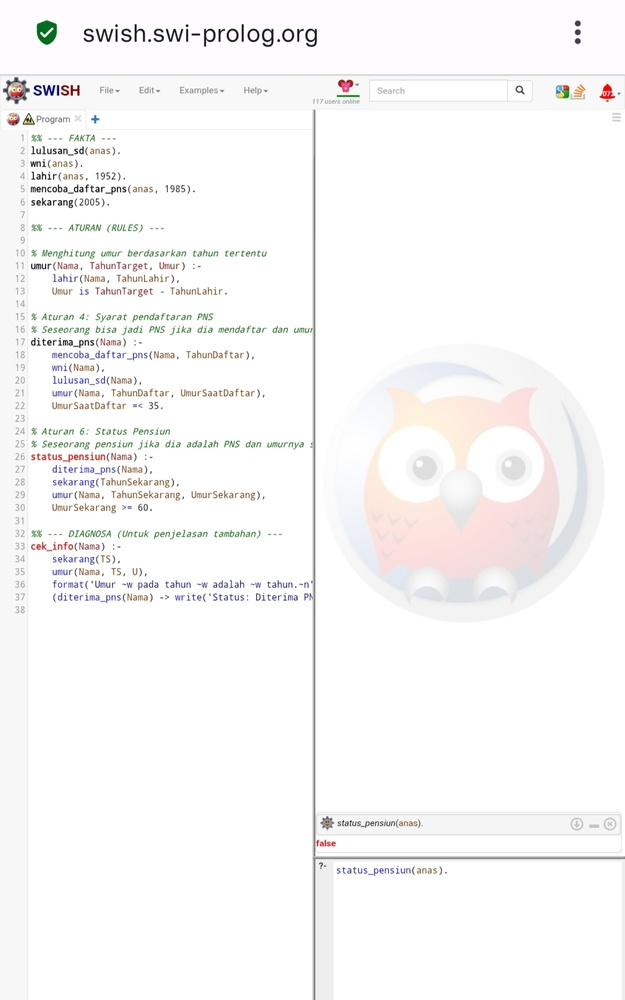
#> input picture Tugas 1.jpg, 625 x 1000 px, shrunk from 1080 x 1729 before the run
$ jupyter execute UTS_Pengolahan_Citra_Digital_Soal_2.ipynb
#> lines starting #> are read from the running program, lines starting #| are printed output that depends on the picture; long printed decimals are rounded
<a href="https://colab.research.google.com/github/indra1236/indra/blob/main/UTS_Pengolahan_Citra_Digital_Soal_2.ipynb" target="_parent"></a>

[cell 1]
import cv2
import numpy as np
import matplotlib.pyplot as plt
from google.colab import files

# Upload gambar
uploaded = files.upload()
#> the answer given: Tugas 1.jpg

# Ambil nama file
image_path = list(uploaded.keys())[0]

# Baca gambar
img = cv2.imread(image_path)
#> img is the input picture: shape (1000, 625, 3); mean B, G, R 247.7, 247.8, 248.7
img_gray = cv2.cvtColor(img, cv2.COLOR_BGR2GRAY)

# =====================
# Definisi Kernel
# =====================

# Low Pass Filter (Blur)
kernel_lpf = (1/9) * np.array([[1,1,1],
                               [1,1,1],
                               [1,1,1]])

# High Pass Filter (Edge Detection)
kernel_hpf = np.array([[-1,-1,-1],
                       [-1, 8,-1],
                       [-1,-1,-1]])

# Band Pass Filter (Sharpening)
kernel_bpf = np.array([[0,-1,0],
                       [-1,5,-1],
                       [0,-1,0]])

# =====================
# Proses Konvolusi
# =====================

lpf = cv2.filter2D(img_gray, -1, kernel_lpf)
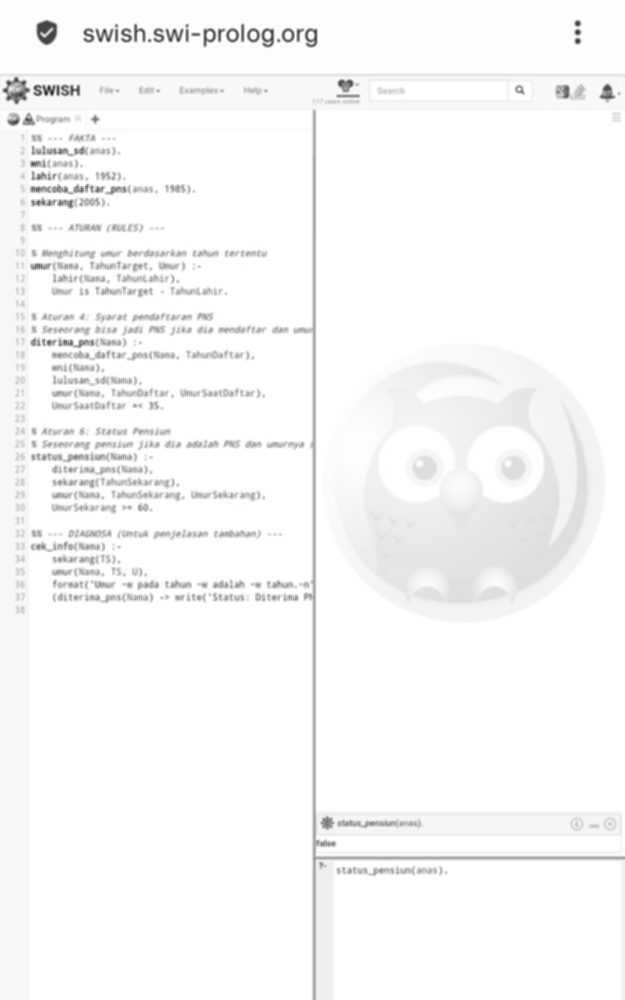
#> lpf: shape (1000, 625); min 38, max 255, mean 248.1
hpf = cv2.filter2D(img_gray, -1, kernel_hpf)
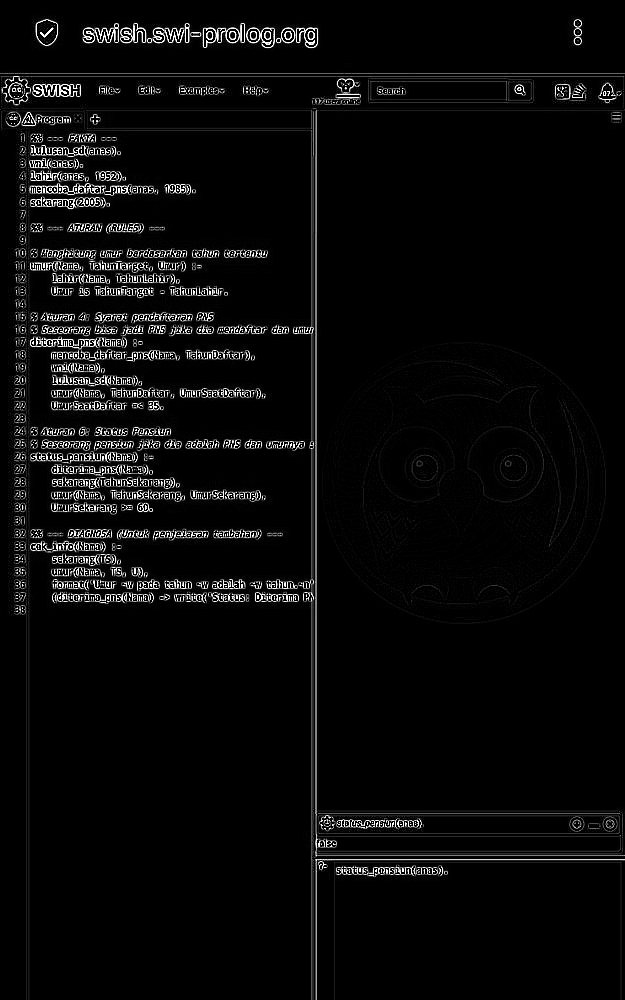
#> hpf: shape (1000, 625); min 0, max 255, mean 10.3
bpf = cv2.filter2D(img_gray, -1, kernel_bpf)
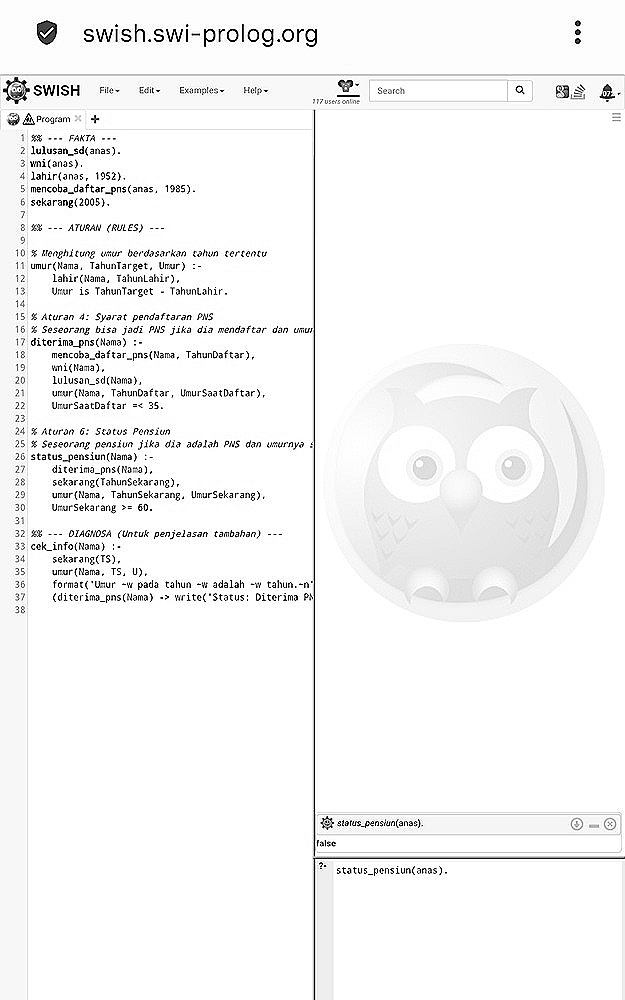
#> bpf: shape (1000, 625); min 0, max 255, mean 245.7

# =====================
# Hitung Rata-rata Piksel
# =====================

mean_original = np.mean(img_gray)
#> mean_original = 248
mean_lpf = np.mean(lpf)
#> mean_lpf = 248.1
mean_hpf = np.mean(hpf)
#> mean_hpf = 10.26
mean_bpf = np.mean(bpf)
#> mean_bpf = 245.7

print("Mean Pixel:")
print(f"Original: {mean_original}")
#| Original: 248.049
print(f"LPF     : {mean_lpf}")
#| LPF     : 248.054
print(f"HPF     : {mean_hpf}")
#| HPF     : 10.264
print(f"BPF     : {mean_bpf}")
#| BPF     : 245.734

# =====================
# Tampilkan Gambar
# =====================

plt.figure(figsize=(10,8))

plt.subplot(2,2,1)
plt.title("Original")
plt.imshow(img_gray, cmap='gray')
plt.axis('off')

plt.subplot(2,2,2)
plt.title("LPF (Blur)")
plt.imshow(lpf, cmap='gray')
plt.axis('off')

plt.subplot(2,2,3)
plt.title("HPF (Edge)")
plt.imshow(hpf, cmap='gray')
plt.axis('off')

plt.subplot(2,2,4)
plt.title("BPF (Sharpen)")
plt.imshow(bpf, cmap='gray')
plt.axis('off')

plt.tight_layout()
plt.show()
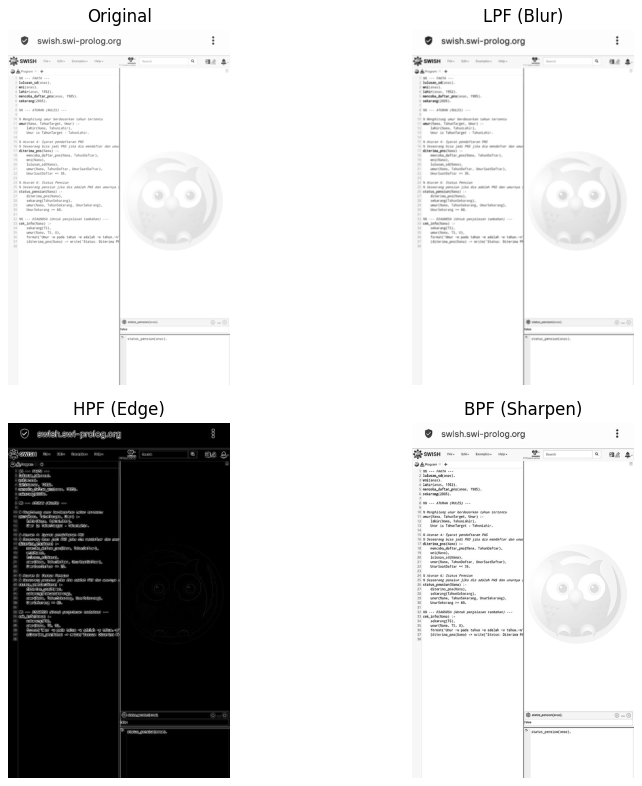
#> figure drawn by matplotlib, 4 panels

$ run again, on tugas 2.jpg
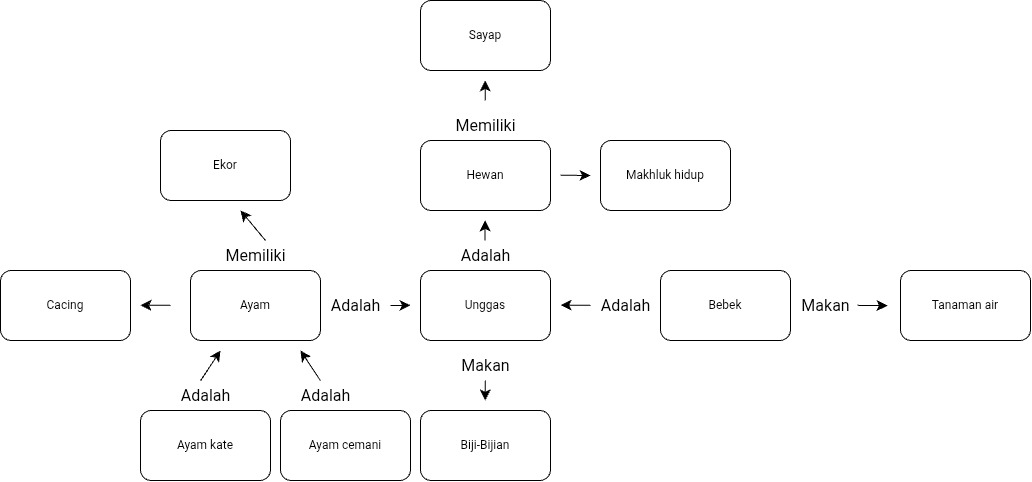
#> input picture tugas 2.jpg, 1032 x 482 px
#> img is the input picture: shape (482, 1032, 3); min 0, max 255, mean 250.7
#> `hpf = cv2.filter2D(img_gray, -1, kernel_hpf)`:
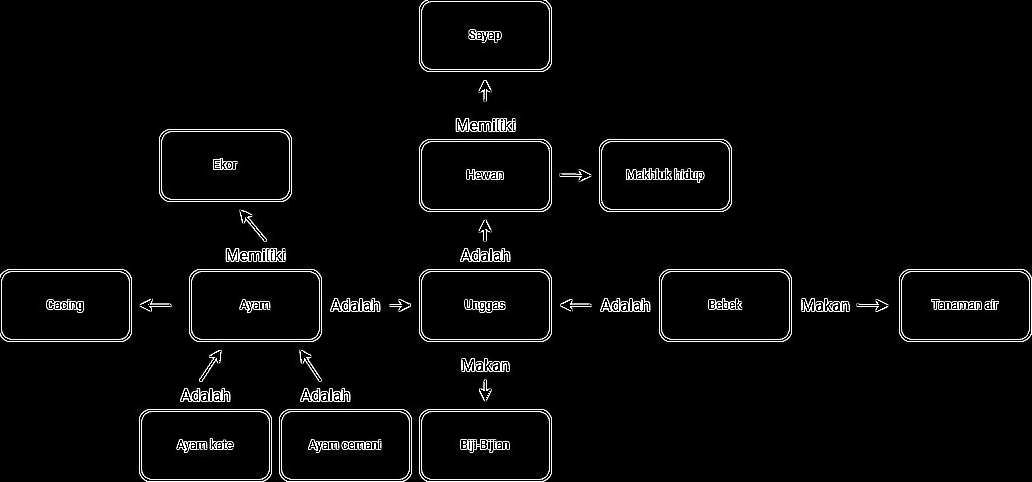
#> hpf: shape (482, 1032); min 0, max 255, mean 8.7
#> mean_original = 250.7
#> mean_lpf = 250.6
#> mean_hpf = 8.69
#> mean_bpf = 250.2
#| Original: 250.663
#| LPF     : 250.627
#| HPF     : 8.692
#| BPF     : 250.25
#> `plt.show()`:
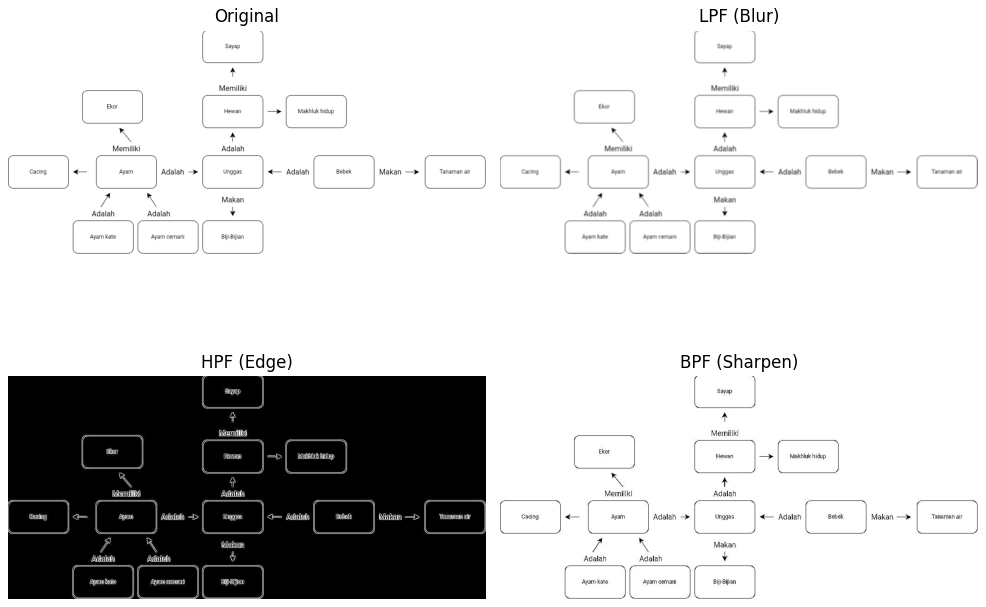
#> figure drawn by matplotlib, 4 panels

$ run again, on knowledge base.jpg
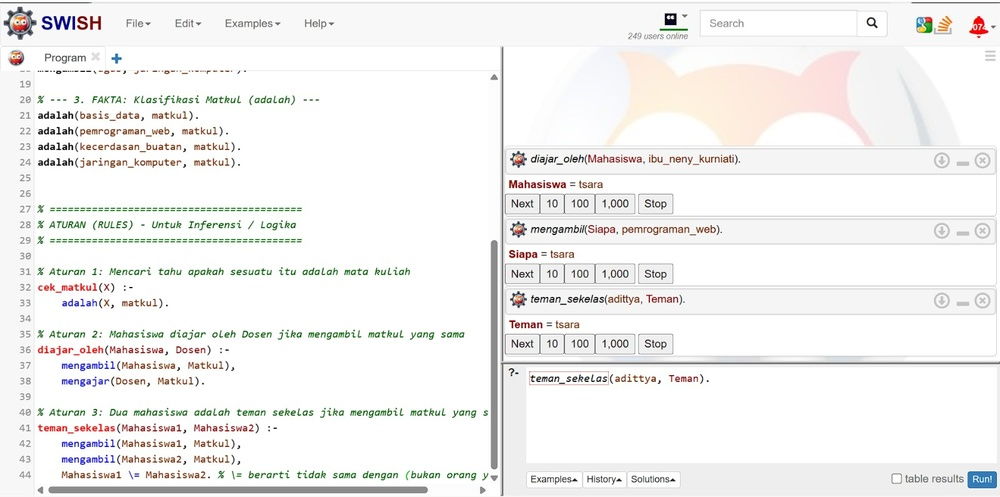
#> input picture knowledge base.jpg, 1000 x 497 px, shrunk from 1600 x 795 before the run
#> img is the input picture: shape (497, 1000, 3); mean B, G, R 240.6, 241.8, 242.4
#> `bpf = cv2.filter2D(img_gray, -1, kernel_bpf)`:
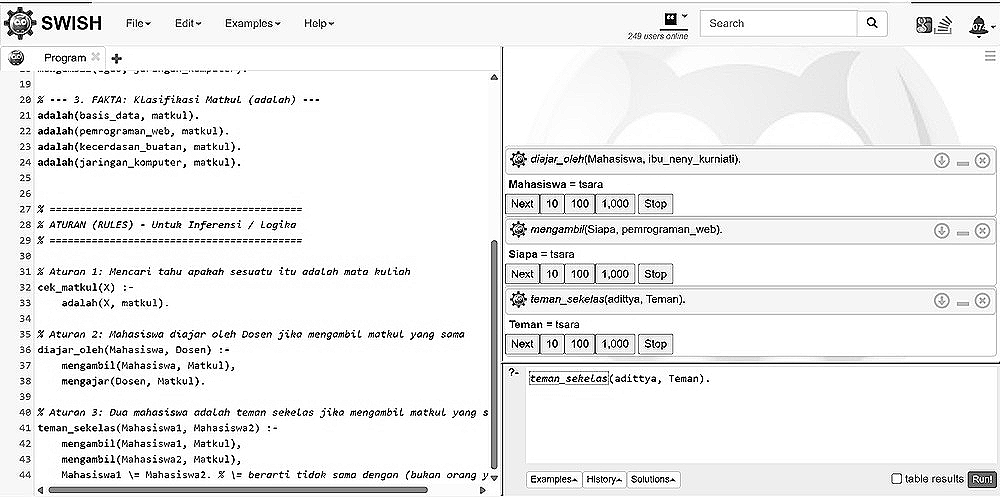
#> bpf: shape (497, 1000); min 0, max 255, mean 238
#> mean_original = 241.8
#> mean_hpf = 20.32
#> mean_bpf = 238
#| Original: 241.831
#| LPF     : 241.835
#| HPF     : 20.317
#| BPF     : 237.998
#> `plt.show()`:
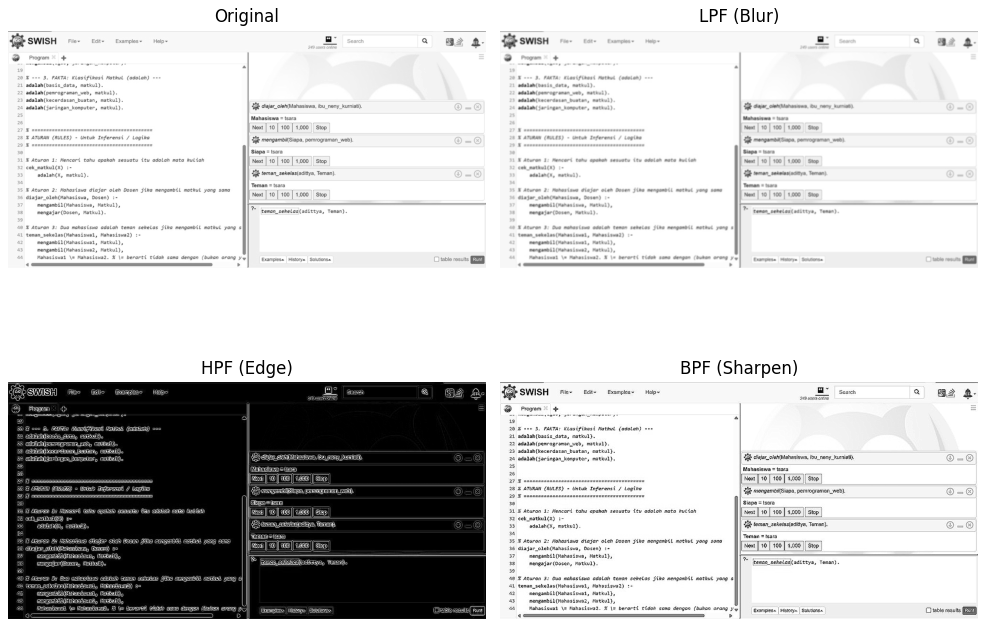
#> figure drawn by matplotlib, 4 panels
